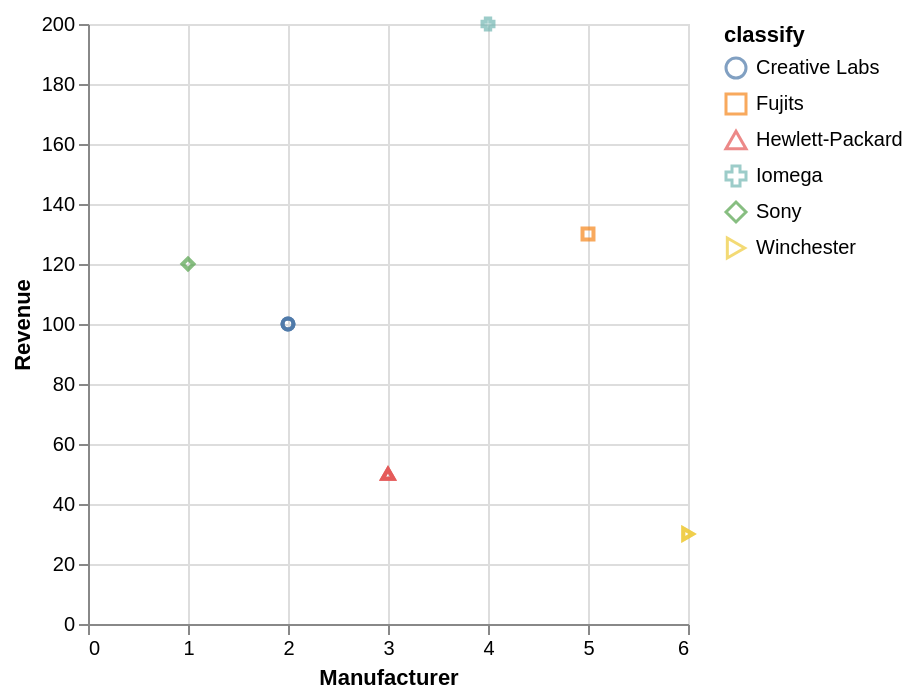

Express this chart as Vega-Lite.
### Vega-Lite specification from a JSON file in a GitHub repository (floating-point values rounded to 4 significant figures)
{"data": {"values": [{"x_data": 2, "y_data": 100, "classify": "Creative Labs"}, {"x_data": 2, "y_data": 100, "classify": "Creative Labs"}, {"x_data": 2, "y_data": 100, "classify": "Creative Labs"}, {"x_data": 5, "y_data": 130, "classify": "Fujits"}, {"x_data": 3, "y_data": 50, "classify": "Hewlett-Packard"}, {"x_data": 3, "y_data": 50, "classify": "Hewlett-Packard"}, {"x_data": 3, "y_data": 50, "classify": "Hewlett-Packard"}, {"x_data": 4, "y_data": 200, "classify": "Iomega"}, {"x_data": 1, "y_data": 120, "classify": "Sony"}, {"x_data": 6, "y_data": 30, "classify": "Winchester"}, {"x_data": 6, "y_data": 30, "classify": "Winchester"}]}, "mark": "point", "encoding": {"x": {"field": "x_data", "type": "quantitative", "title": "Manufacturer", "scale": {"zero": "false"}}, "y": {"field": "y_data", "type": "quantitative", "title": "Revenue", "scale": {"zero": "false"}}, "color": {"field": "classify", "type": "nominal"}, "shape": {"field": "classify", "type": "nominal"}}}
